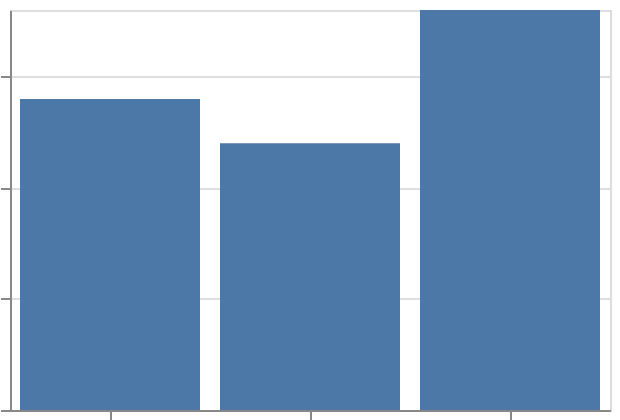

Express this chart as Vega-Lite.
### Vega-Lite specification from a JSON file in a GitHub repository (floating-point values rounded to 4 significant figures)
{"$schema": "https://vega.github.io/schema/vega-lite/v6.json", "padding": 5, "autosize": "none", "width": 300, "height": 200, "data": {"name": "table", "values": [{"c": "A", "g": "p", "x": 1, "y": 2, "v": 5, "t": "2024-01-15", "o": {"v": 3}, "IMDB Rating": 6.1, "d": "x1"}, {"c": "B", "g": "q", "x": 2, "y": 4, "v": 9, "t": "2024-02-20", "o": {"v": 7}, "IMDB Rating": 7.4, "d": "x2"}, {"c": "A", "g": "q", "x": 3, "y": 3, "v": 2, "t": "2024-03-05", "o": {"v": 1}, "IMDB Rating": 5.2, "d": "x1"}, {"c": "C", "g": "p", "x": 4, "y": 6, "v": 7, "t": "2024-05-30", "o": {"v": 4}, "IMDB Rating": 8.8, "d": "x3"}, {"c": "B", "g": "p", "x": 5, "y": 5, "v": 4, "t": "2024-07-11", "o": {"v": 9}, "IMDB Rating": 6.9, "d": "x2"}, {"c": "C", "g": "q", "x": 6, "y": 8, "v": 6, "t": "2024-09-02", "o": {"v": 2}, "IMDB Rating": 7.7, "d": "x3"}, {"c": "A", "g": "p", "x": 7, "y": 7, "v": 8, "t": "2024-11-25", "o": {"v": 5}, "IMDB Rating": 4.4, "d": "x1"}, {"c": "B", "g": "q", "x": 8, "y": 9, "v": 3, "t": "2024-12-31", "o": {"v": 8}, "IMDB Rating": 9.1, "d": "x2"}]}, "mark": "bar", "encoding": {"x": {"field": "c", "type": "nominal", "sort": ["C", "A", "B"]}, "y": {"field": "y", "type": "quantitative", "aggregate": "sum"}}}
